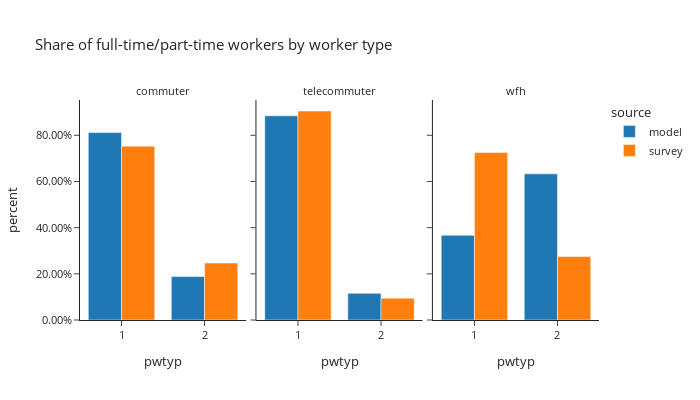

The cell this chart's notebook holds for it:
### Code cell
# worker counts by worker type
df_worker_count = workers.groupby(['source','worker_type','pwtyp'])['pdexpfac']. \
    sum().reset_index()
df_worker_count['percent'] = df_worker_count.groupby(['source','worker_type'], group_keys=False)['pdexpfac']. \
    apply(lambda x: x / float(x.sum()))
# df_worker_count
fig = px.bar(df_worker_count.sort_values(by=['source']), x='pwtyp', y="percent", custom_data=['pdexpfac'],
             facet_col="worker_type",color="source",
             barmode="group",template="simple_white",
             title="Share of full-time/part-time workers by worker type")
fig.for_each_annotation(lambda a: a.update(text = a.text.split("=")[-1]))
fig.update_traces(hovertemplate="share of workers: %{y:.2%}<br>" +
                                "worker counts: %{customdata[0]:.0f}",)
fig.update_layout(height=400, width=700, font=dict(size=11),
                  yaxis_tickformat = '.2%')
fig.show()

### Figure 1 — Plotly figure (JSON) as saved in the notebook; plotly's stock layout.template omitted (floating-point values rounded to 4 significant figures)
{"data": [{"alignmentgroup": "True", "customdata": [[1520000.0], [352300.0]], "hovertemplate": "share of workers: %{y:.2%}<br>worker counts: %{customdata[0]:.0f}", "legendgroup": "model", "marker": {"color": "#1F77B4", "pattern": {"shape": ""}}, "name": "model", "offsetgroup": "model", "orientation": "v", "showlegend": true, "textposition": "auto", "type": "bar", "x": [1, 2], "xaxis": "x", "y": [0.8119, 0.1881], "yaxis": "y"}, {"alignmentgroup": "True", "customdata": [[267700.0], [34980.0]], "hovertemplate": "share of workers: %{y:.2%}<br>worker counts: %{customdata[0]:.0f}", "legendgroup": "model", "marker": {"color": "#1F77B4", "pattern": {"shape": ""}}, "name": "model", "offsetgroup": "model", "orientation": "v", "showlegend": false, "textposition": "auto", "type": "bar", "x": [1, 2], "xaxis": "x2", "y": [0.8844, 0.1156], "yaxis": "y2"}, {"alignmentgroup": "True", "customdata": [[22350.0], [38550.0]], "hovertemplate": "share of workers: %{y:.2%}<br>worker counts: %{customdata[0]:.0f}", "legendgroup": "model", "marker": {"color": "#1F77B4", "pattern": {"shape": ""}}, "name": "model", "offsetgroup": "model", "orientation": "v", "showlegend": false, "textposition": "auto", "type": "bar", "x": [1, 2], "xaxis": "x3", "y": [0.367, 0.633], "yaxis": "y3"}, {"alignmentgroup": "True", "customdata": [[994100.0], [325900.0]], "hovertemplate": "share of workers: %{y:.2%}<br>worker counts: %{customdata[0]:.0f}", "legendgroup": "survey", "marker": {"color": "#FF7F0E", "pattern": {"shape": ""}}, "name": "survey", "offsetgroup": "survey", "orientation": "v", "showlegend": true, "textposition": "auto", "type": "bar", "x": [1, 2], "xaxis": "x", "y": [0.7531, 0.2469], "yaxis": "y"}, {"alignmentgroup": "True", "customdata": [[172500.0], [18050.0]], "hovertemplate": "share of workers: %{y:.2%}<br>worker counts: %{customdata[0]:.0f}", "legendgroup": "survey", "marker": {"color": "#FF7F0E", "pattern": {"shape": ""}}, "name": "survey", "offsetgroup": "survey", "orientation": "v", "showlegend": false, "textposition": "auto", "type": "bar", "x": [1, 2], "xaxis": "x2", "y": [0.9053, 0.0947], "yaxis": "y2"}, {"alignmentgroup": "True", "customdata": [[157800.0], [59780.0]], "hovertemplate": "share of workers: %{y:.2%}<br>worker counts: %{customdata[0]:.0f}", "legendgroup": "survey", "marker": {"color": "#FF7F0E", "pattern": {"shape": ""}}, "name": "survey", "offsetgroup": "survey", "orientation": "v", "showlegend": false, "textposition": "auto", "type": "bar", "x": [1, 2], "xaxis": "x3", "y": [0.7252, 0.2748], "yaxis": "y3"}], "layout": {"annotations": [{"font": {}, "showarrow": false, "text": "commuter", "x": 0.16, "xanchor": "center", "xref": "paper", "y": 1.0, "yanchor": "bottom", "yref": "paper"}, {"font": {}, "showarrow": false, "text": "telecommuter", "x": 0.5, "xanchor": "center", "xref": "paper", "y": 1.0, "yanchor": "bottom", "yref": "paper"}, {"font": {}, "showarrow": false, "text": "wfh", "x": 0.84, "xanchor": "center", "xref": "paper", "y": 1.0, "yanchor": "bottom", "yref": "paper"}], "barmode": "group", "font": {"size": 11}, "height": 400, "legend": {"title": {"text": "source"}, "tracegroupgap": 0}, "title": {"text": "Share of full-time/part-time workers by worker type"}, "width": 700, "xaxis": {"anchor": "y", "domain": [0.0, 0.32], "title": {"text": "pwtyp"}}, "xaxis2": {"anchor": "y2", "domain": [0.34, 0.66], "matches": "x", "title": {"text": "pwtyp"}}, "xaxis3": {"anchor": "y3", "domain": [0.68, 1.0], "matches": "x", "title": {"text": "pwtyp"}}, "yaxis": {"anchor": "x", "domain": [0.0, 1.0], "tickformat": ".2%", "title": {"text": "percent"}}, "yaxis2": {"anchor": "x2", "domain": [0.0, 1.0], "matches": "y", "showticklabels": false}, "yaxis3": {"anchor": "x3", "domain": [0.0, 1.0], "matches": "y", "showticklabels": false}}}
